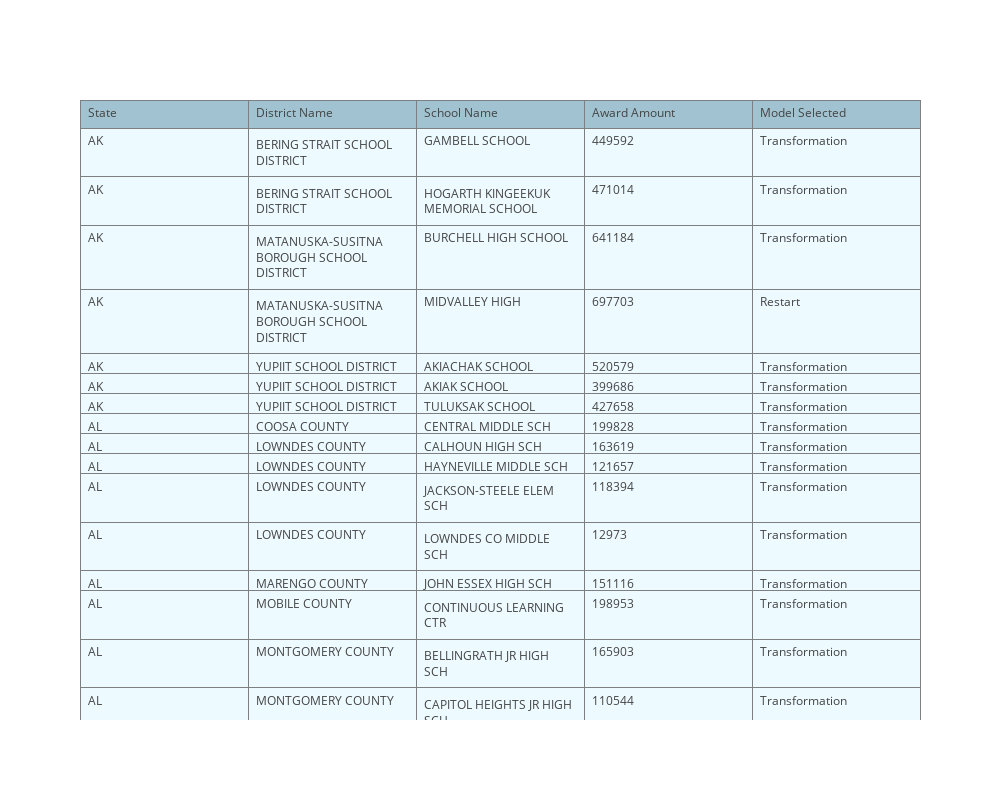

The code cell stored with this chart in its notebook:
### Markdown cell above
============================================================================================================

The above interactive map plots school districts found within the state on the map with the total amount of funding that each district received. Rather than plotting individual schools, I decided to plot the districs to keep the map visually cleaner. Examining the map, we can see large clusters along the east coast. Most districts receive ~1 million dollars, there are a few districts across the map that receive from 5-15 million in grants. Examining Florida and California, we can see that most districts received <= 1 million, however there are large clusters of schools in central Florida and southern California. There is one district, Dade, in Florida that receives a large amount of funding that is worth looking into. That district has schools that collectively receive ~ 10 million in grant money. 

This map helps highlight districts that are outlier, and when combined with the table of information below, it can help us identify schools that are in a serious state of needing improvement. These schools are worth keeping a monitor on, especially if the receive large amounts of funding. Depending on the type of model chosen, if serious improvement is not achieved by the next round of funding, reassessment of method of improvement may be needed. 


### Table 1:

============================================================================================================

### Code cell
plotly.offline.iplot(fig7)

### Figure 1 — Plotly figure (JSON) as saved in the notebook; plotly's stock layout.template omitted (floating-point values rounded to 4 significant figures; data arrays with more than 128 entries replaced by an {"elided": "..."} marker saying what was removed)
{"data": [{"cells": {"align": ["left", "left", "left", "left", "left"], "fill": {"color": "#EDFAFF"}, "line": {"color": "#7D7F80"}, "values": {"elided": "5x757 mixed values"}}, "header": {"align": ["left", "left", "left", "left", "left"], "fill": {"color": "#a1c3d1"}, "line": {"color": "#7D7F80"}, "values": ["State", "District Name", "School Name", "Award Amount", "Model Selected"]}, "type": "table", "uid": "5e3ed8b8-e08e-11e8-bc57-dc536018224d"}], "layout": {"height": 800, "width": 1000}}
